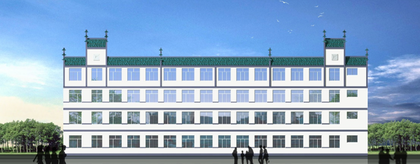
%> input picture facade.bmp, 420 x 164 px, shrunk from 755 x 295 before the run
$ octave --eval "MyHaris;"   (GNU Octave 9; MATLAB toolbox functions it lacks are replaced by stand-ins)
%> lines starting %> are read from the running program, lines starting %| are printed output that depends on the picture
%早晚一炷香，优化不要慌
%晨昏三叩首，找个女朋友
%我是杨国康，一个劣质程序员:)

%%%%%%%%%%%%%%%%%%%--Haris角点检测--%%%%%%%%%%%%%%%%%

function MyHaris
%读取图像facade.bmp
im=imread('facade.bmp');
%> im is the input picture: size 164x420x3 uint8; mean R, G, B 142, 168.5, 196.2
%将图像im灰度化
im=rgb2gray(im);
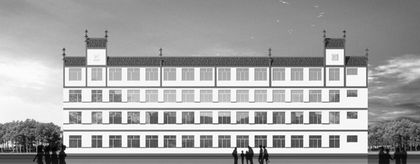
%> im: size 164x420 uint8; min 0, max 255, mean 163.7
%将unit8类型矩阵转换为double型
im=im2double(im);
%> im: size 164x420 double
%y方向梯度模板
hy=[-1,-1,-1;0,0,0;1,1,1];
%x方向梯度模板
hx=hy';
%x方向滤波
Fx=filter2(hx,im);
%y方向滤波
Fy=filter2(hy,im);
%求平方
Fx2=Fx.^2;
Fy2=Fy.^2;
%两个方向梯度乘积
Fxy=Fx.*Fy;
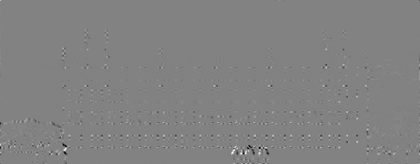
%> Fxy: size 164x420 double; min -2.64, max 2.53, mean 0.000403; drawn with min black and max white
%高斯去噪
w=fspecial('gaussian',[7,7],2);
Fx2=imfilter(Fx2,w,'replicate');
Fy2=imfilter(Fy2,w,'replicate');
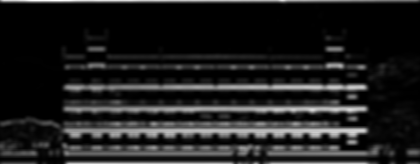
%> Fy2: size 164x420 double; min 3.52e-06, max 2.21, mean 0.273; drawn with min black and max white
Fxy=imfilter(Fxy,w,'replicate');
%取灰度化的im矩阵的大小
[m,n]=size(im);
%> m = 164; n = 420
%角点提取
for i=1:m
    for j=1:n
        %准则函数
        M=[Fx2(i,j) Fxy(i,j);Fxy(i,j) Fy2(i,j)];
        %trace是矩阵的迹
        R(i,j)=det(M)-0.06*trace(M).^2;
    end
end
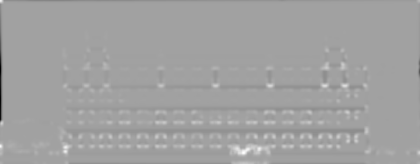
%> R: size 164x420 double; min -1.69, max 0.984, mean 0.00145; drawn with min black and max white
%非极大值抑制，保留R(i,j)>0.01*Rmax与R(i,j)>3*3邻域内所有响应值
Rmax=max(max(R));
%> Rmax = 0.984
r=0.01*Rmax;
%> r = 0.00984
for i=1:m
    for j=1:n
        if R(i,j)<=r
            R(i,j)=0;
        end
    end
end
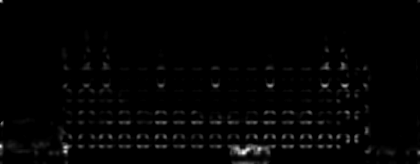
%> R: size 164x420 double; min 0, max 0.984, mean 0.0155
%获取角点
corner_peaks=imregionalmax(R);
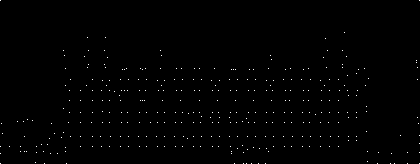
%> corner_peaks: size 164x420 logical; 0.52% white in thin lines or dots
[cnrx,cnry]=find(corner_peaks==1);
%> cnrx = 357 values from 1 to 164; cnry = 357 values from 1 to 420
figure
%显示
imshow(im);
%图片显示保持
hold on
for i=1:length(cnrx)
    	plot(cnry(i),cnrx(i),'r.','Markersize',15);
end
%> `MyHaris;`:
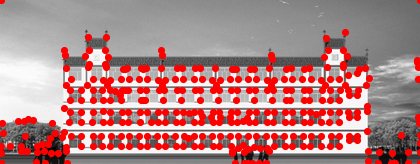
%> figure redrawn from the program's plot data
end
